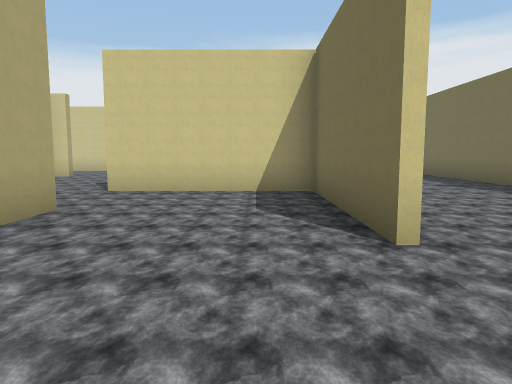
[1] (above)

24 first-person views from a walk through a 3-D level made in the Unity game engine. The camera is 1.4 m above the floor, tilts 6° down and sees 70° across. Doors are open. The floor is counted in squares, 2 m on a side. Each view is taken from the middle of a square. On the plan, view 1 faces up. The plan holds only what a view shows up to about 11 squares ahead; the rest is blank. Some animated figures are not drawn.

[2]
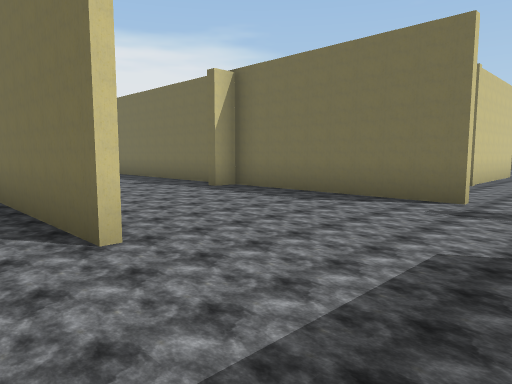

[3]
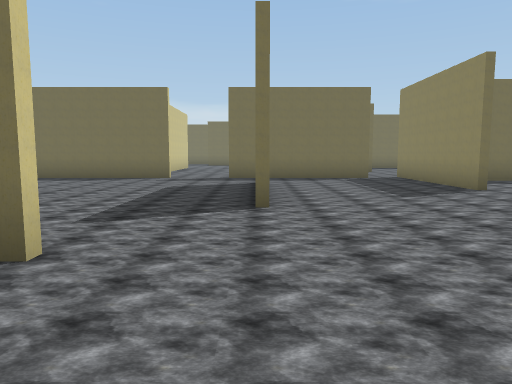

[4]
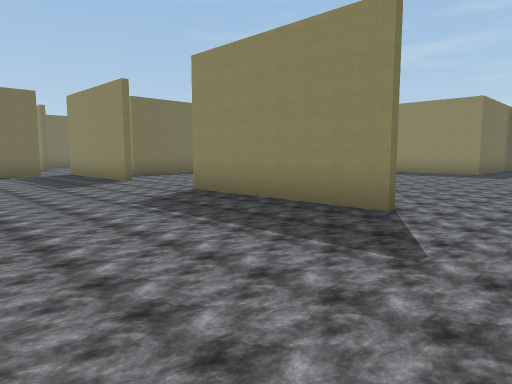

[5]
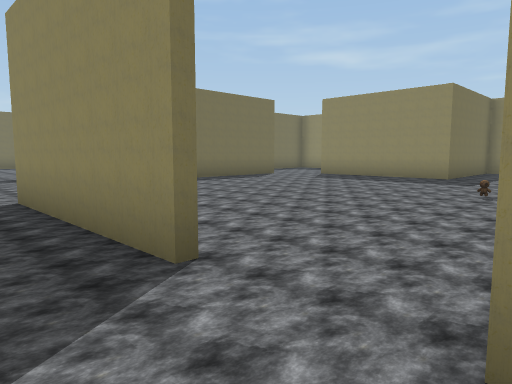

[6]
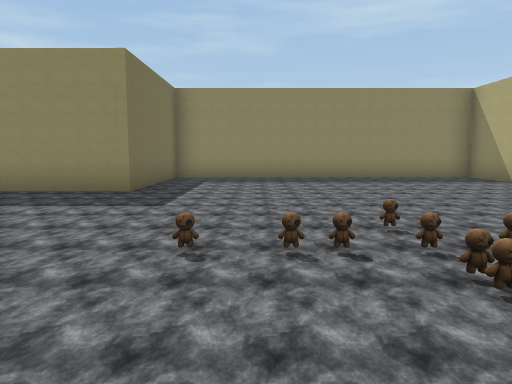

[7]
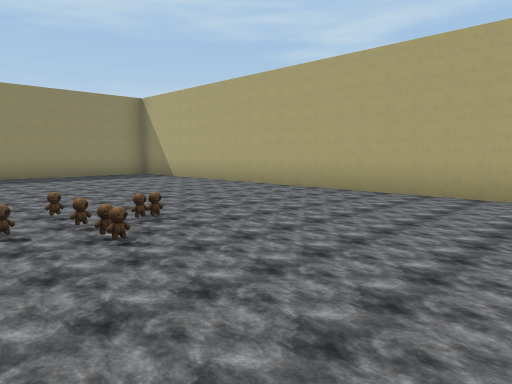

[8]
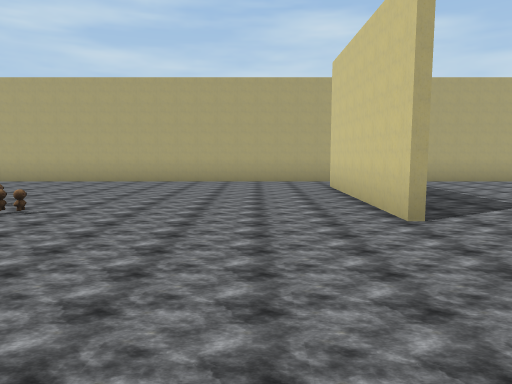

[9]
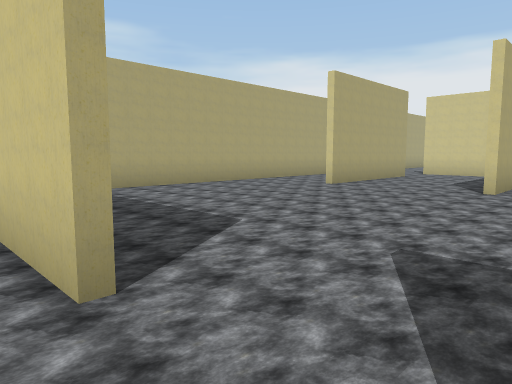

[10]
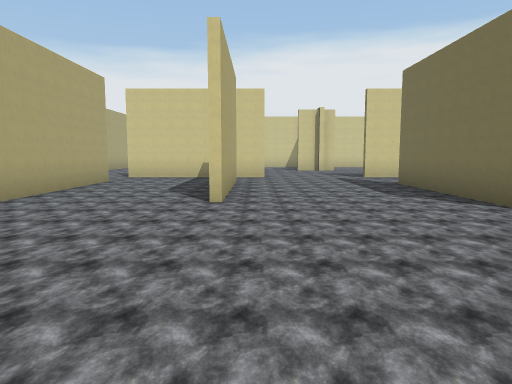

[11]
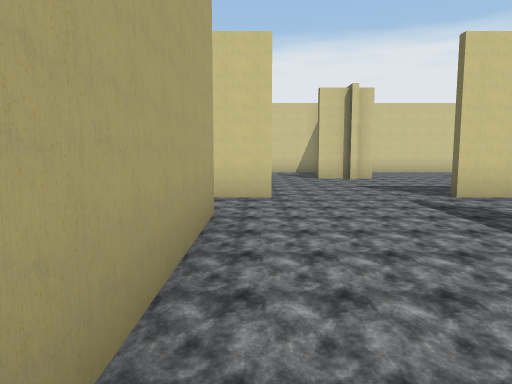

[12]
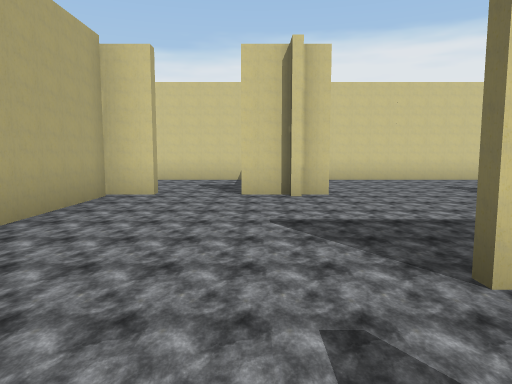

[13]
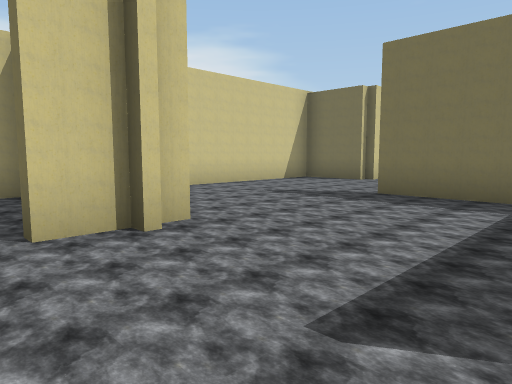

[14]
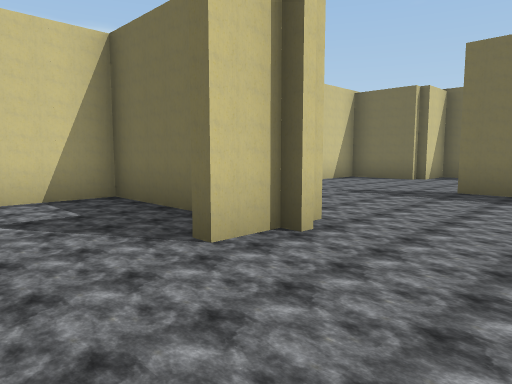

[15]
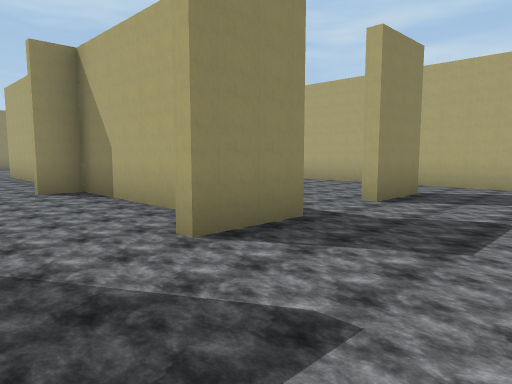

[16]
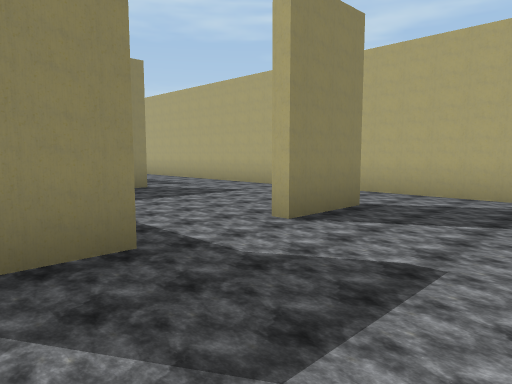

[17]
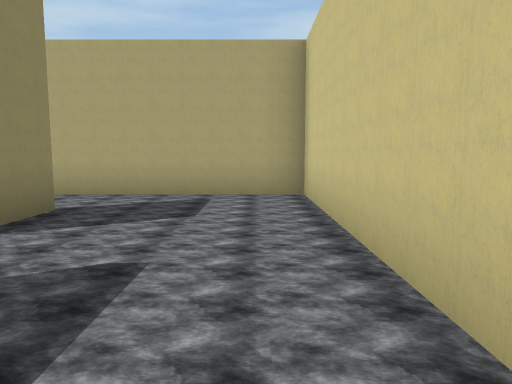

[18]
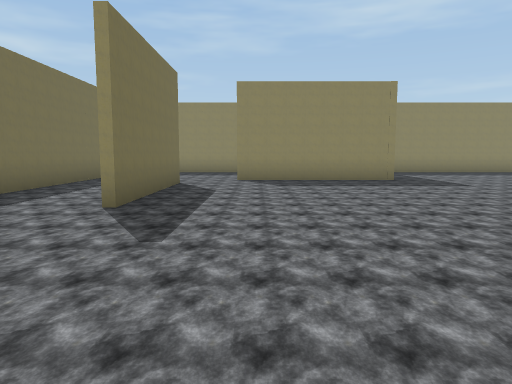

[19]
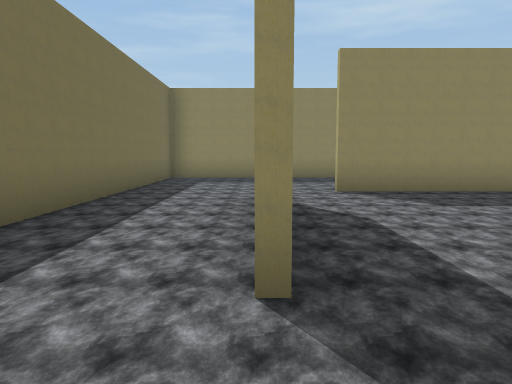

[20]
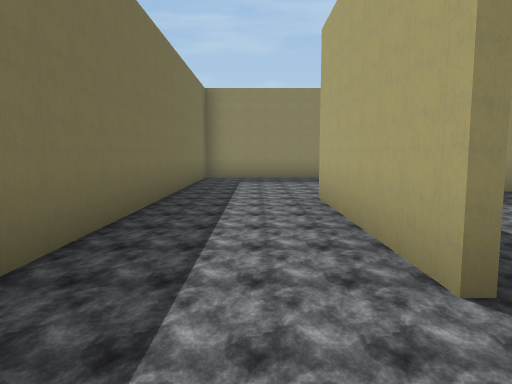

[21]
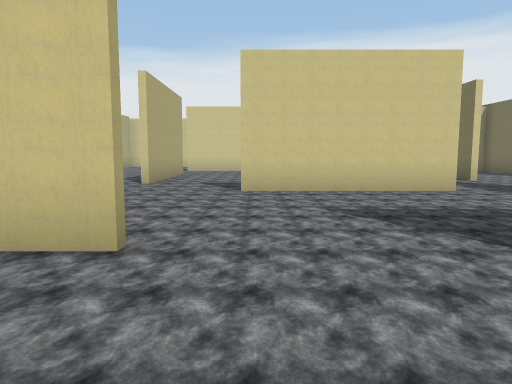

[22]
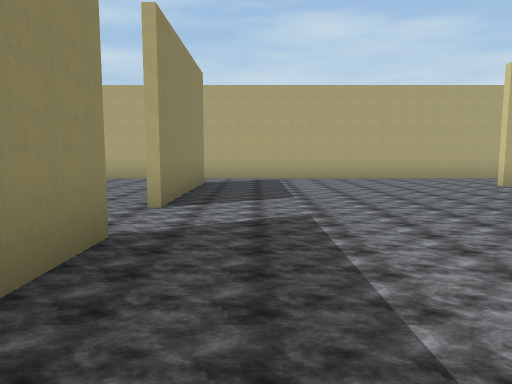

[23]
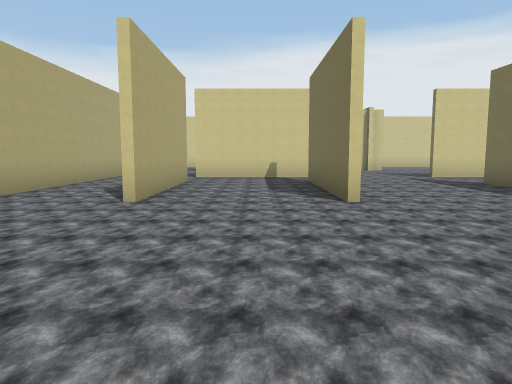

[24]
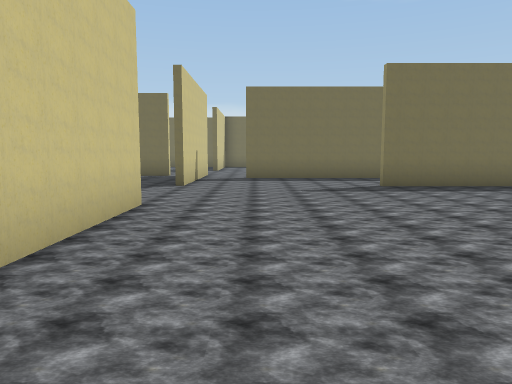

### Floor plan
Ten units are one square. View 1 is at (0, 0); x grows to the right and y downward. Boxes are objects, and circles mark ways between rooms. Rooms are numbered by the first view taken in them; rooms with no view inside come last. Other rooms are left out.
<svg viewBox="-127 -153 192 345">
<path fill="none" stroke="#000" d="M11 -26 11 -68 -14 -68M56 -71 56 -127 40 -127M-25 -46 -25 -5M56 -14 56 -62 50 -62M56 15 56 1M-51 52 -10 52M-66 54 -109 54M-9 54 -39 54M-27 -4 -27 -46M-67 -12 -67 -52M-108 52 -68 52M19 52 60 52M-122 -6 -122 187 -37 187 -37 147 5 147M36 54 19 54M20 96 20 138M39 12 -4 12M-65 -54 -65 -12M-97 -54 -97 -12M56 44 56 15M-56 -68 -99 -68M-14 -68 -29 -68M18 138 18 96M45 135 45 66M11 -90 11 -111M-56 -112 -65 -112 -65 -70 -58 -70M-34 -112 -42 -112M-26 -112 -32 -112M40 -127 40 -148 -21 -148M-106 -115 -90 -115M-74 -115 -58 -115M-34 -126 -34 -148 -122 -148 -122 -6M-4 187 45 187 45 135"/>
<rect x="-85" y="105" width="10" height="10" fill="#bbb"><title>other object</title></rect>
<rect x="-75" y="105" width="10" height="10" fill="#bbb"><title>other object</title></rect>
<rect x="-75" y="95" width="10" height="10" fill="#bbb"><title>other object</title></rect>
<rect x="-65" y="105" width="10" height="10" fill="#bbb"><title>other object</title></rect>
<rect x="-55" y="105" width="10" height="10" fill="#bbb"><title>other object</title></rect>
<circle cx="-15" cy="-5" r="3" fill="#2a7"/>
<circle cx="-15" cy="-55" r="3" fill="#2a7"/>
<circle cx="27" cy="-110" r="3" fill="#2a7"/>
<circle cx="45" cy="10" r="3" fill="#2a7"/>
<circle cx="-100" cy="-60" r="3" fill="#2a7"/>
<circle cx="-115" cy="-15" r="3" fill="#2a7"/>
<circle cx="-45" cy="-110" r="3" fill="#2a7"/>
<circle cx="17" cy="140" r="3" fill="#2a7"/>
<text x="20" y="-50">1</text>
<text x="-50" y="40">2</text>
<text x="-90" y="-100">3</text>
<text x="0" y="170">4</text>
</svg>
Room 1 opens to room 2. Room 2 opens to room 3. Room 2 opens to room 4.

Where each view was taken, in squares from view 1:
view 1: 0 up, 0 right, facing up
view 2: 0 up, 0 right, facing up-right
view 3: 1 down, 5 left, facing right
view 4: 1 down, 7 left, facing down-right
view 5: 4 down, 7 left, facing down-right
view 6: 8 down, 6 left, facing down
view 7: 7 down, 6 left, facing down-left
view 8: 7 down, 3 left, facing left
view 9: 6 down, 5 left, facing up-left
view 10: 4 down, 6 left, facing up
view 11: 1 up, 6 left, facing up
view 12: 5 up, 4 left, facing up
view 13: 8 up, 5 left, facing up-right
view 14: 9 up, 6 left, facing up-right
view 15: 14 up, 4 left, facing down-left
view 16: 14 up, 6 left, facing down-left
view 17: 14 up, 6 left, facing left
view 18: 5 down, 0 right, facing down
view 19: 8 down, 2 right, facing down
view 20: 8 down, 3 right, facing down
view 21: 8 down, 0 right, facing up
view 22: 4 down, 2 left, facing left
view 23: 4 down, 8 left, facing up
view 24: 7 down, 6 left, facing right
